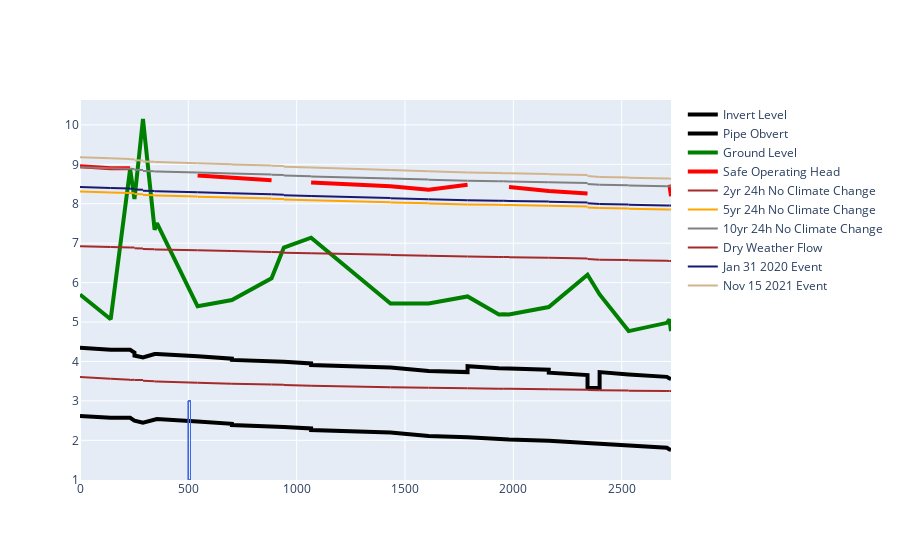

Write notebook code for a chart like this one.
### Code cell
colors = ['black','black','green','red','brown','orange','grey','brown','midnightblue','tan','firebrick','darkturquoise',
         'darkorchid','dimgray','darkgoldenrod','indianred','deeppink']

#Display cases: P2F, SSS
path_acronym_df = path_df[path_df.Acronym=='SSS']
fig = go.Figure()
# fig = go.Figure(go.Scatter(x=[0,1,2,0], y=[0,2,0,0], fill="toself"))
# fig = go.Figure(go.Scatter(x=[0,1,2,0,None,3,3,5,5,3], y=[0,2,0,0,None,0.5,1.5,1.5,0.5,0.5], fill="toself"))

columns=['Invert Level','Pipe Obvert','Ground Level','Safe Operating Head']
for r in result_list:
    header = r[0]
    columns.append(header)
    
for i, column in enumerate(columns):
    if i < 4:
        line_width = 4
    else:
        line_width = 2
    fig.add_trace(go.Scatter(x=path_acronym_df.Chainage, 
                             y = path_acronym_df[column],line_color=colors[i],name=column, line_width = line_width))


    fig.add_shape(type="rect",x0=500, y0=1, x1=510, y1=3,line=dict(color="RoyalBlue",width=0.5))


fig.show()
